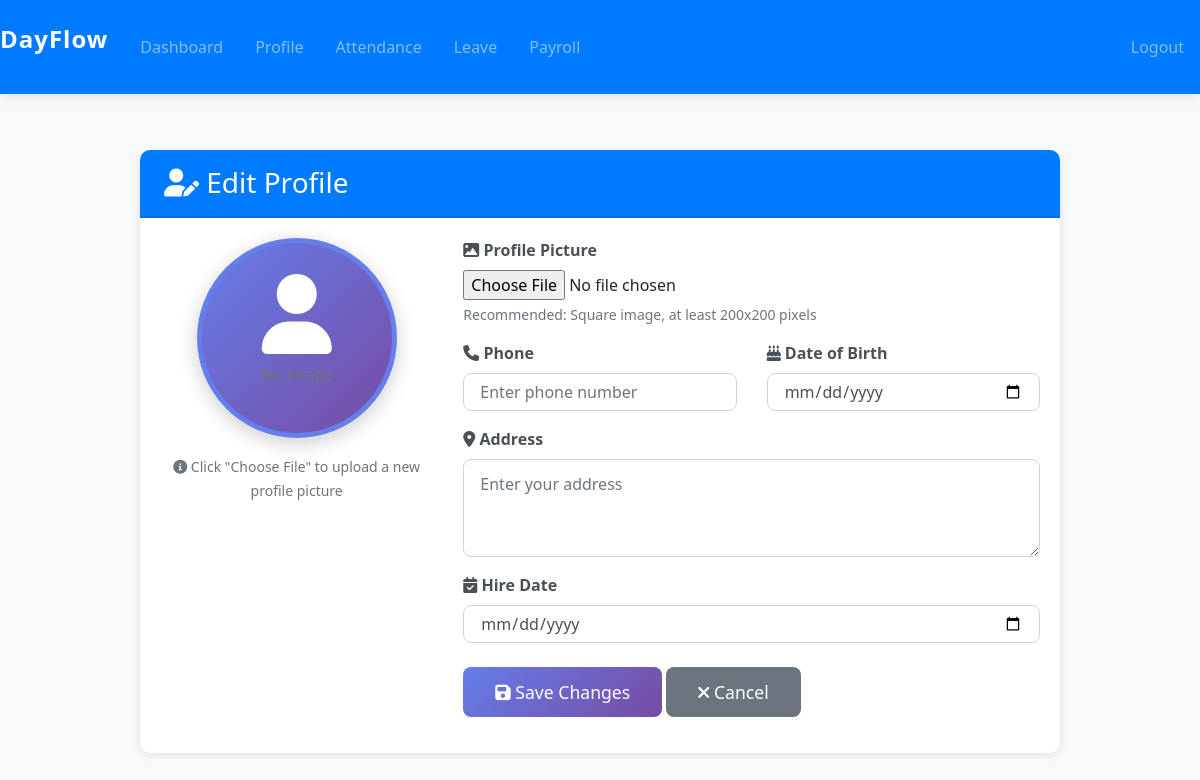
The page /employees/profile/edit/ (signed in) on the database as committed earlier.
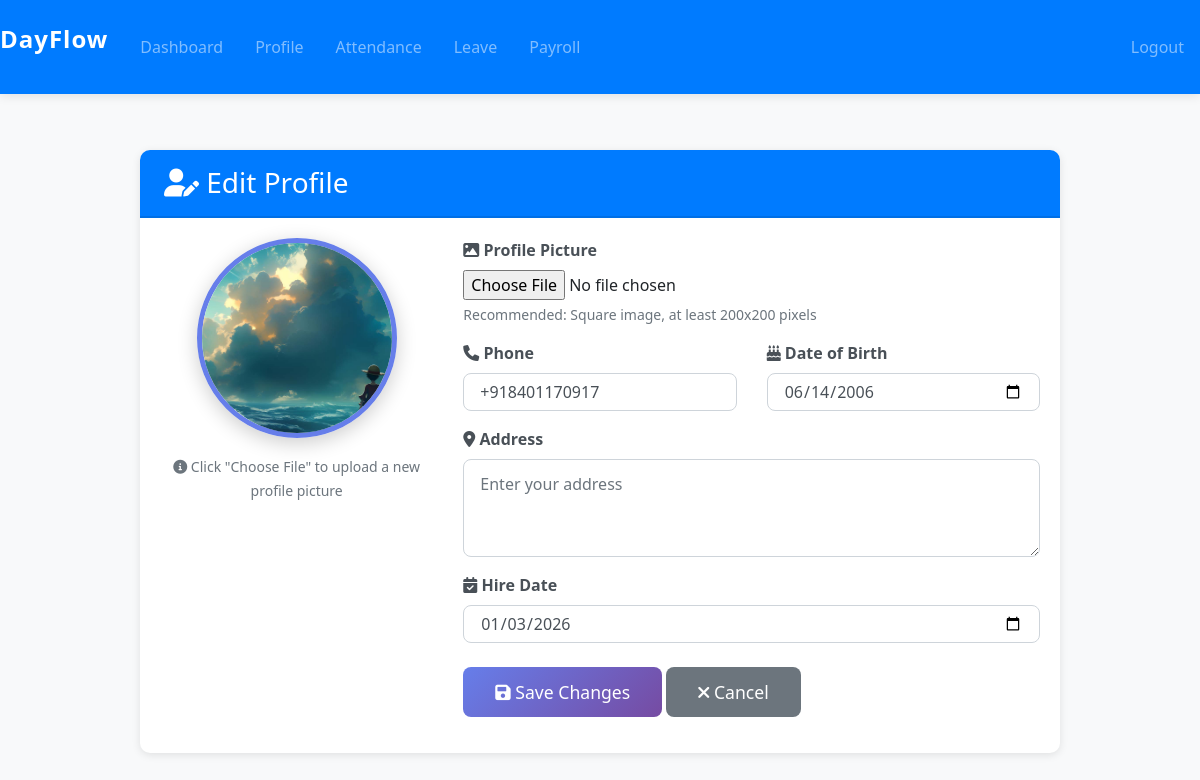
The same page on the database as committed later.
### apps/employees/models.py (models this page shows, shortened)
class EmployeeProfile(models.Model):
    user = models.OneToOneField(User, on_delete=models.CASCADE)
    phone = models.CharField(max_length=15, blank=True)
    address = models.TextField(blank=True)
    profile_pic = models.ImageField(upload_to='profile_pics/', blank=True, null=True)
    date_of_birth = models.DateField(blank=True, null=True)
    hire_date = models.DateField(blank=True, null=True)

### apps/employees/views.py (the view)
# urls.py: path('profile/edit/', views.edit_profile, name='edit_profile'),
@login_required
def edit_profile(request):
    profile, created = EmployeeProfile.objects.get_or_create(user=request.user)
    if request.method == 'POST':
        form = EmployeeProfileForm(request.POST, request.FILES, instance=profile)
        if form.is_valid():
            form.save()
            messages.success(request, 'Profile updated successfully.')
            return redirect('profile')
    else:
        form = EmployeeProfileForm(instance=profile)
    return render(request, 'employees/edit_profile.html', {'form': form})

### apps/employees/forms.py
class EmployeeProfileForm(forms.ModelForm):
    class Meta:
        model = EmployeeProfile
        fields = ['phone', 'address', 'profile_pic', 'date_of_birth', 'hire_date']
        widgets = {
            'phone': forms.TextInput(attrs={'class': 'form-control', 'placeholder': 'Enter phone number'}),
            'address': forms.Textarea(attrs={'class': 'form-control', 'rows': 3, 'placeholder': 'Enter your address'}),
            'profile_pic': forms.FileInput(attrs={'class': 'form-control-file', 'accept': 'image/*'}),
            'date_of_birth': forms.DateInput(attrs={'type': 'date', 'class': 'form-control'}),
            'hire_date': forms.DateInput(attrs={'type': 'date', 'class': 'form-control'}),
        }
        labels = {
            'phone': 'Phone Number',
            'address': 'Address',
            'profile_pic': 'Profile Picture',
            'date_of_birth': 'Date of Birth',
            'hire_date': 'Hire Date',
        }

### templates/employees/edit_profile.html (shortened to what the changed rows need)
{% extends 'base.html' %}
{% load bootstrap4 %}
{% load static %}
{% block content %}
<div class="fade-in">
    <div class="row justify-content-center">
        <div class="col-md-10">
            <div class="card shadow-sm">
                <div class="card-body">
                    <div class="row">
                        <div class="col-md-4 text-center mb-4 mb-md-0">
                            <div class="profile-preview-wrapper">
                                {% if form.instance.profile_pic %}
                                    <img src="{{ form.instance.profile_pic.url }}" alt="Current Profile Picture" id="profile-preview" class="profile-preview-image">
                                {% else %}
                                    <div class="profile-preview-placeholder" id="profile-preview-placeholder">
                                        <i class="fas fa-user fa-5x"></i>
                                        <p class="mt-2 text-muted">No image</p>
                                    </div>
                                {% endif %}
                            </div>
                        </div>
                        <div class="col-md-8">
                            <form method="post" enctype="multipart/form-data">
                                <div class="form-group">
                                    <label for="{{ form.profile_pic.id_for_label }}">
                                        <i class="fas fa-image"></i> Profile Picture
                                    </label>
                                    {{ form.profile_pic }}
                                    <small class="form-text text-muted">Recommended: Square image, at least 200x200 pixels</small>
                                </div>
                                <div class="row">
                                    <div class="col-md-6">
                                        <div class="form-group">
                                            <label for="{{ form.phone.id_for_label }}">
                                                <i class="fas fa-phone"></i> Phone
                                            </label>
                                            {{ form.phone }}
                                        </div>
                                    </div>
                                    <div class="col-md-6">
                                        <div class="form-group">
                                            <label for="{{ form.date_of_birth.id_for_label }}">
                                                <i class="fas fa-birthday-cake"></i> Date of Birth
                                            </label>
                                            {{ form.date_of_birth }}
                                        </div>
                                    </div>
                                </div>
                                <div class="form-group">
                                    <label for="{{ form.address.id_for_label }}">
                                        <i class="fas fa-map-marker-alt"></i> Address
                                    </label>
                                    {{ form.address }}
                                </div>
                                <div class="form-group">
                                    <label for="{{ form.hire_date.id_for_label }}">
                                        <i class="fas fa-calendar-check"></i> Hire Date
                                    </label>
                                    {{ form.hire_date }}
                                </div>
                            </form>
                        </div>
                    </div>
                </div>
            </div>
        </div>
    </div>
</div>
{% endblock %}

Rows that differ between the two databases and show on the page:
changed EmployeeProfile: instance.profile_pic: picture added; phone (not shown) → "+918401170917"; date_of_birth (not shown) → "06/14/2006"; hire_date (not shown) → "01/03/2026"
